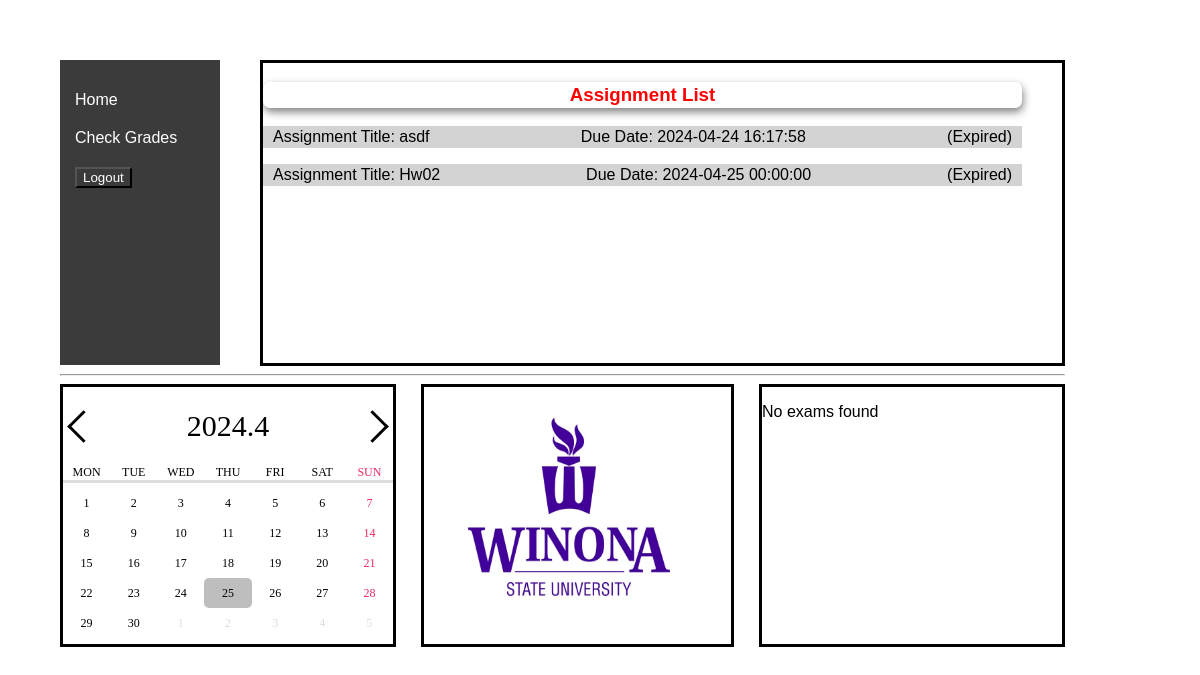
The page /student_page.php (signed in) on the database as committed earlier.
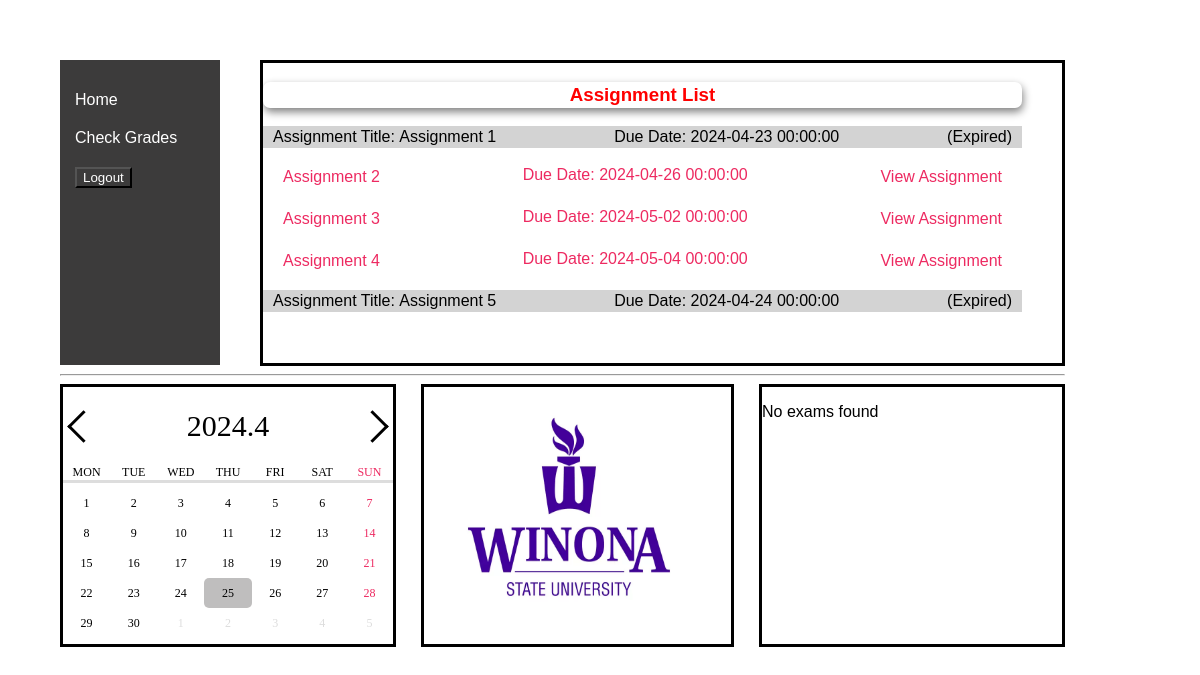
The same page on the database as committed later.
### tables this page shows
CREATE TABLE `teacher_assignments` (
  `id` int(11) NOT NULL,
  `title` varchar(255) NOT NULL,
  `description` text NOT NULL,
  `file_path` varchar(255) NOT NULL,
  `max_score` int(11) NOT NULL DEFAULT 25,
  `due_date` datetime NOT NULL DEFAULT current_timestamp()
);

### student_page.php (the view, shortened to what this page needs)
<?php
$servername = "localhost";
$username = "admin";
$password = "admin";
$dbname = "educationsystem";
$conn = new mysqli($servername, $username, $password, $dbname);
$sql_assignments = "SELECT  id, title, file_path, due_date FROM teacher_assignments";
$result_assignments = $conn->query($sql_assignments);
$examQuery = "Select exam.exam_id, title, dueDate from exam join examdates on exam.exam_id = examdates.exam_id";
$examResults = $conn->query($examQuery);
?>
<!DOCTYPE html>
<html lang="en">
<head>
    <link rel="stylesheet" type="text/css" href="test4.css">
</head>
<body>
    <nav id="menu_area">
        <ul>
            <li><a href="student_page.php">Home</a></li>
            <li><a href="check_grades.php">Check Grades</a></li>
            <li><a href="logout.php"><button>Logout</button></a></li>
        </ul>
    </nav>
    <div id="content_area">
        <div id="list">
            <h3 id="listHeader">Assignment List</h3>
            <?php
            if ($result_assignments->num_rows > 0) {
                while ($row_assignment = $result_assignments->fetch_assoc()) {
                    $title = $row_assignment['title'];
                    $due_date = strtotime($row_assignment['due_date']);
                    $current_date = time();
                    if ($current_date <= $due_date) {
                        echo "<p style='background-color: white, color: red;'><a href='student_upload.php?assignment_id=" . $row_assignment['id'] . "'>" . $title . "</a>";
                        echo "<span style='margin-left: 10px;'>Due Date: " . $row_assignment['due_date'] . "</span>";
                        echo "<a href='" . $row_assignment['file_path'] . "' target='_blank'>View Assignment</a></hr>";
                    } else {
                        echo "<p style='background-color: lightgray; color: black;'>Assignment Title:&nbsp;" . $title;
                        echo "<span style='margin-left: 10px;'>Due Date: " . $row_assignment['due_date'] . "</span>";
                        echo "(Expired)";
                        echo "</p>";
                    }
                }
            } else {
                echo "<p>No exams found</p>";
            }
            ?>
        </div>
        <hr>
        <div id="horizontal_section">
            <div class="col1" id="calendar">
                <div class="sec_cal">
                    <div class="cal_nav">
                        <a href="javascript:;" class="nav-btn go-prev">prev</a>
                        <div class="year-month"></div>
                        <a href="javascript:;" class="nav-btn go-next">next</a>
                    </div>
                    <div class="cal_wrap">
                        <div class="days">
                            <div class="day">MON</div>
                            <div class="day">TUE</div>
                            <div class="day">WED</div>
                            <div class="day">THU</div>
                            <div class="day">FRI</div>
                            <div class="day">SAT</div>
                            <div class="day">SUN</div>
                        </div>
                        <div class="dates"></div>
                    </div>
                </div>
            </div>
            <div class="col2" id="none">
                <img src="wsulogo.jpg" style="width:290px; height: 240px;" alt="candy">
            </div>
            <div class="col3" id="top_performer">
                <ul>
                    <?php
                    if ($examResults->num_rows > 0) {
                        while ($examResult = $examResults->fetch_assoc()) {
                            $due_date = strtotime($examResult['dueDate']);
                            $current_date = time();
                            if ($current_date <= $due_date) {
                                echo "<p style='background-color: white, color: red;'><a href='takeExam.php?examID=" . $examResult['exam_id'] . "'>" . $examResult['title'] . "</a>";
                                echo "<span style='margin-left: 10px;'>Due Date: " . $examResult['dueDate'] . "</span>";
                                echo "</p>";
                            } else {
                                echo "<p style='background-color: lightgray; color: black;'>Exam Title:&nbsp;" . $examResult['title'];
                                echo "<span style='margin-left: 10px;'>Due Date: " . $examResult['dueDate'] . "</span>";
                                echo "(Expired)";
                                echo "</p>";
                                }
                            }
                    } else {
                        echo "<p>No exams found</p>";
                    }
                    ?>
                </ul>
            </div>
        </div>
    </div>
</body>
</html>

### test4.css (style rules this page uses)
body { margin: 5% 5%; padding: 0; font-family: Arial, sans-serif; position: absolute; }
nav { background-color: #3c3b3b; color: white; padding: 5px; width: 150px; float: left; position: relative; margin-right: 30px; height: 295px; }
#list { border-style: solid; margin-left: 200px; height: 300px; overflow-y: auto; position: relative; padding-right: 40px; }
#listHeader { background-color:white; }
#top_performer { width: 300px; height: 257px; }
#none { width: 307px; height: 257px; }
ul { list-style-type: none; padding: 0; }
li { padding: 10px; cursor: pointer; }
a { text-decoration: none; color: white; }
.col1 { float:left; border-style: solid; height: 257px; position: relative; }
.col2 { float:left; border-style: solid; margin-left: 25px; position: relative; }
.col3 { float:left; border-style: solid; position: relative; margin-left: 25px; }
.sec_cal { width: 330px; font-family: "NotoSansR"; }
.sec_cal .cal_nav { display: flex; justify-content: center; align-items: center; font-weight: 300; font-size: 30px; line-height: 30px; }
.sec_cal .cal_nav .year-month { width: 300px; text-align: center; line-height: 1; }
.sec_cal .cal_nav .go-prev, .sec_cal .cal_nav .go-next { display: block; width: 50px; height: 78px; font-size: 0; display: flex; justify-content: center; align-items: center; }
.sec_cal .cal_nav .go-prev::before, .sec_cal .cal_nav .go-next::before { content: ""; display: block; width: 20px; height: 20px; border: 3px solid #000; border-width: 3px 3px 0 0; transition: border 0.1s; }
.sec_cal .cal_nav .go-prev::before { transform: rotate(-135deg); }
.sec_cal .cal_nav .go-next::before { transform: rotate(45deg); }
.sec_cal .cal_wrap { position: relative; margin: 0 auto; }
.sec_cal .cal_wrap .days { display: flex; margin-bottom: 5px; border-bottom: 3px solid #ddd; }
.sec_cal .cal_wrap .day { display:flex; align-items: center; justify-content: center; width: calc(100% / 7); text-align: left; color: black; font-size: 12px; text-align: center; border-radius:5px }
.sec_cal .cal_wrap .dates { display: flex; flex-flow: wrap; height: 150px; }
.sec_cal .cal_wrap .day:nth-child(7n) { color: #ed2a61; }
#list p, #list a { background-color: white; color: #ed2a61; display: flex; justify-content:space-between; padding-left: 10px; padding-right: 10px; padding-top: 2px; padding-bottom: 2px; }
#list h3 { position: sticky; top: 0; z-index: 999; color: red; display: flex; justify-content:center; padding-left: 100px; padding-right: 100px; padding-top: 2px; padding-bottom: 2px; box-shadow: 1px 4px 8px grey; border-radius: 7px; opacity: 1; }
button { text-decoration: none; color: white; background-color: #3c3b3b; }

Rows that differ between the two databases and show on the page:
removed teacher_assignments: title "asdf", due_date "2024-04-24 16:17:58"
removed teacher_assignments: title "Hw02", due_date "2024-04-25 00:00:00"
added teacher_assignments: title "Assignment 1", due_date "2024-04-23 00:00:00"
added teacher_assignments: title "Assignment 2", due_date "2024-04-26 00:00:00"
added teacher_assignments: title "Assignment 3", due_date "2024-05-02 00:00:00"
added teacher_assignments: title "Assignment 4", due_date "2024-05-04 00:00:00"
added teacher_assignments: title "Assignment 5", due_date "2024-04-24 00:00:00"
